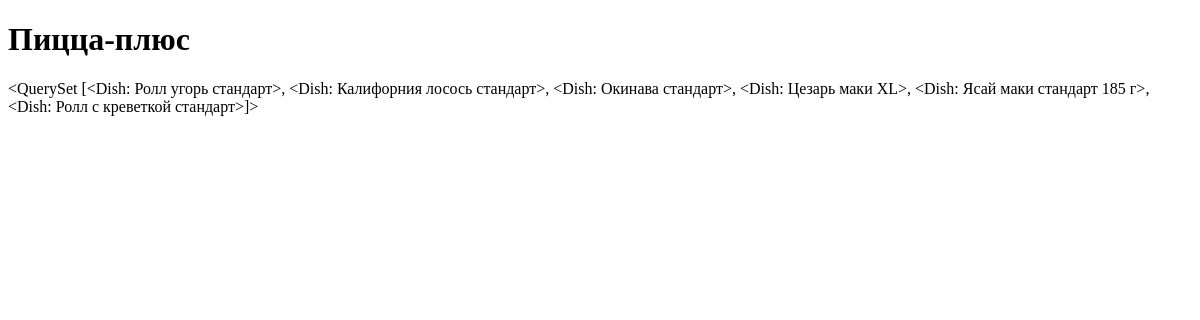
Before: /restaurants/1/ with the older database file.
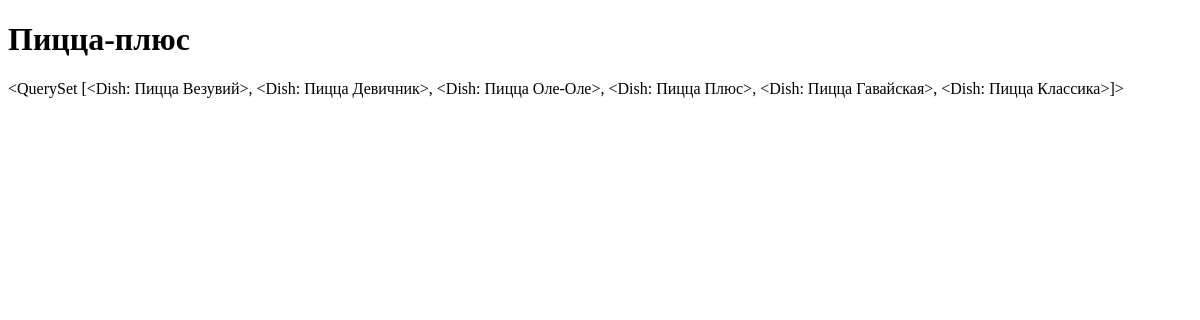
After: the same page with the newer database file.
### delivery_app/models.py (models this page shows, shortened)
class Restaurant (models.Model):
    name = models.CharField (max_length=100, verbose_name='Название ресторана')
    delivery_time = models.IntegerField (verbose_name='Время доставки')
    rating = models.DecimalField (verbose_name='Рейтинг ресторана', max_digits=2, decimal_places=1)
    price_level = models.CharField (max_length=20, verbose_name='Уровень цен')
    category = models.CharField(max_length=100, verbose_name='Категория ресторана')
    image = models.ImageField (upload_to='images/restaurants/%Y/%m/%d/', blank=True, verbose_name="Изображение ресторана")
    class Meta:
        verbose_name = "Ресторан"
        verbose_name_plural = "Рестораны"

class Dish (models.Model):
    name = models.CharField (max_length=100, verbose_name='Название блюда')
    ingredients = models.TextField(verbose_name='Состав блюда')
    price = models.IntegerField(verbose_name='Цена блюда')
    image = models.ImageField(upload_to='images/dishes/%Y/%m/%d/', blank=True, verbose_name='Изображение блюда')
    restaurant = models.ForeignKey ("Restaurant", verbose_name="Ресторан", on_delete=models.CASCADE, default=1, related_name='dishes')
    class Meta:
        verbose_name = "Блюдо"
        verbose_name_plural = "Блюда"
    def __str__ (self):
        return self.name

### delivery_app/views.py (the view)
class RestaurantDetailView (DetailView):
    model = Restaurant
    context_object_name = 'restaurant'
    template_name = 'delivery_app/restaurant_view.html'
    def get_context_data(self, **kwargs):
        context = super().get_context_data(**kwargs)
        obj = self.get_object()
        context['dishes'] = obj.dishes.all()
        return context

### delivery_app/templates/delivery_app/restaurant_view.html (shortened to what this page needs)
<!DOCTYPE html>
<html lang="en">
<head>
</head>
<body>
    <h1>{{ restaurant.name }}</h1>
    {{ dishes }}
</body>
</html>

Changed rows visible on the page:
changed Restaurant "Пицца-плюс": id.name "<QuerySet [<Dish: Ролл угорь стандарт>, <Dish: Калифорния лосось стандарт>, <Dish: Окинава стандарт>, <Dish: Цезарь маки XL>, <Dish: Ясай маки стандарт 185 г>, <Dish: Ролл с креветкой стандарт>]>" → "<QuerySet [<Dish: Пицца Везувий>, <Dish: Пицца Девичник>, <Dish: Пицца Оле-Оле>, <Dish: Пицца Плюс>, <Dish: Пицца Гавайская>, <Dish: Пицца Классика>]>"
